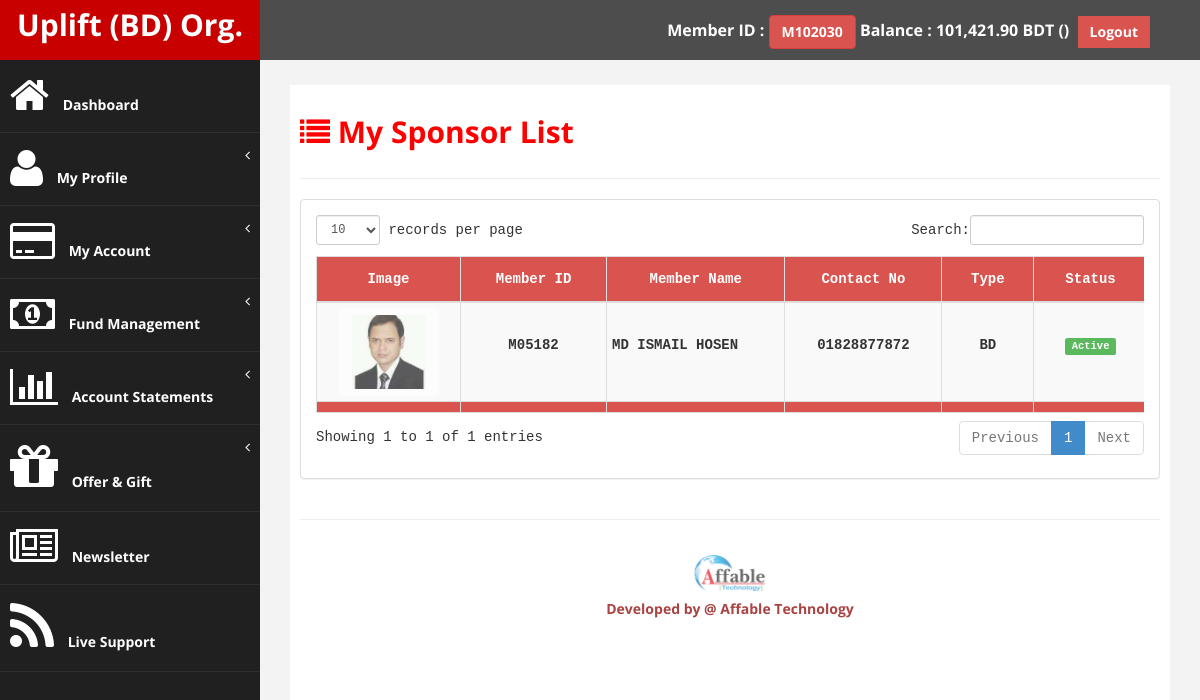
Screenshot of /up_user/sponsor.php (signed in) with the database file from the repository.
### tables this page shows
CREATE TABLE `tbl_users_info` (
  `u_id` int(11) NOT NULL,
  `u_userid` varchar(100) NOT NULL,
  `u_name` varchar(100) NOT NULL,
  `u_sponsor_id` int(11) NOT NULL,
  `u_placement_id` int(11) NOT NULL,
  `u_branch_id` int(11) NOT NULL,
  `u_nid` varchar(100) NOT NULL,
  `u_dob` date NOT NULL,
  `u_type` int(11) NOT NULL,
  `u_pv_value` decimal(10,2) NOT NULL,
  `u_balance` decimal(13,2) NOT NULL,
  `u_contact` varchar(20) NOT NULL,
  `u_password` varchar(255) NOT NULL,
  `u_tpin` int(11) NOT NULL,
  `u_reg_date` date NOT NULL,
  `u_reg_time` time NOT NULL,
  `u_picture` varchar(100) NOT NULL,
  `u_image` blob NOT NULL,
  `u_token` varchar(255) NOT NULL,
  `u_verify` int(11) NOT NULL,
  `u_status` int(11) NOT NULL,
  `u_agent` int(11) NOT NULL,
  `u_admin` int(11) NOT NULL,
  `u_employee` int(11) NOT NULL
);

CREATE TABLE `tbl_users_type` (
  `ut_id` int(11) NOT NULL,
  `ut_type` varchar(100) NOT NULL,
  `ut_status` int(11) NOT NULL
);

### up_user/includes/common.php (called while the page is built, shortened)
<?php
$WebsiteSiteName="Uplift (BD) Org.";
?>

### up_user/includes/fn_users.php (called while the page is built, shortened)
<?php
function get_users_type_info_by_id($user_type){
    $user = array();
    global $connection;
    $results = mysqli_query($connection,"SELECT * FROM tbl_users_type WHERE ut_id='".$user_type."'");
    if($results){
        $user = mysqli_fetch_array($results);
    }
    return $user;
}
function get_sponsor_list_by_user_id($user_id){
    $var = array();
    global $connection;
    $results = mysqli_query($connection,"SELECT * FROM tbl_users_info WHERE u_sponsor_id='".$user_id."' ORDER BY u_id DESC");
    if($results){
        while($row = mysqli_fetch_array($results)){
            $var[] = $row;
        }
    }
    return $var;
}
function get_user_info_by_id($user_id){
    $var = array();
    global $connection;
    $results = mysqli_query($connection,"SELECT * FROM tbl_users_info WHERE u_id ='".$user_id."'");
    if($results){
        $var = mysqli_fetch_array($results);
    }
    return $var;
}
?>

### up_user/sponsor.php (the view, shortened to what this page needs)
<?php
if(!isset($_SESSION['user'])){
header("Location: login.php");
}else{
include './includes/functions.php';
$user_id = $_SESSION['user']['u_id'];
$user_info = get_user_info_by_id($user_id);
$sponsor_list = get_sponsor_list_by_user_id($user_id);
?>
<!DOCTYPE html>
<html xmlns="http://www.w3.org/1999/xhtml">
<head>
    <link href="assets/css/bootstrap.css" rel="stylesheet" />
    <link href="assets/css/font-awesome.css" rel="stylesheet" />
    <link href="assets/css/custom.css" rel="stylesheet" />
    <link href="assets/js/dataTables/dataTables.bootstrap.css" rel="stylesheet" />
</head>
<body>
    <div id="wrapper">
        <?php include './navtop.php'; ?>
        <?php include './navside.php'; ?>
        <div id="page-wrapper">
            <div id="page-inner">
                <div class="row">
                    <div class="col-md-12">
                        <h2><b><i class="fa fa-list"></i> My Sponsor List</b></h2>
                    </div>
                </div>
                 <hr/>
            <div class="row">
                <div class="col-md-12">
                    <div class="panel panel-default btn-default" style="font-family: monospace;">
                        <div class="panel-body">
                            <div class="table-responsive">
                                <table class="table table-bordered table-condensed table-striped table-hover text-center" id="dataTables-example">
                                    <thead>
                                        <tr class="btn-danger text-center">
                                            <td><span class="btn"><b>Image</b></span></td>
                                            <td><span class="btn"><b>Member ID</b></span></td>
                                            <td><span class="btn"><b>Member Name</b></span></td>
                                            <td><span class="btn"><b>Contact No</b></span></td>
                                            <td><span class="btn"><b>Type</b></span></td>
                                            <td><span class="btn"><b>Status</b></span></td>
                                        </tr>
                                    </thead>
                                    <tbody>
                                        <?php
                                        $i=1;
                                        foreach ($sponsor_list as $sponsor){
                                            $sponsor_info = get_user_info_by_id($sponsor['u_id']);
                                            $s_user_type=get_users_type_info_by_id($sponsor_info['u_type']);
                                        ?>
                                        <tr>
                                            <td>
                                                <?php
                                                if($sponsor_info['u_picture']){
                                                ?>
                                                <img class="img img-thumbnail img-responsive btn disabled" src="assets/img/members/<?php echo $sponsor_info['u_picture']; ?>" alt="No Image" width="100" height="100" />
                                                <?php }else{ ?>
                                                <img class="img img-thumbnail img-responsive btn disabled" src="assets/img/members/member.jpg" width="100" height="100" />
                                                <?php } ?>
                                            </td>
                                            <td><br/><h5><b><?php echo $sponsor_info['u_userid']; ?></b></h5></td>
                                            <td class="text-left"><br/><h5><b><?php echo $sponsor_info['u_name']; ?></b></h5></td>
                                            <td><br/><h5><b><?php echo $sponsor_info['u_contact']; ?></b></h5></td>
                                            <td><br/><h5><b><?php echo $s_user_type['ut_type']; ?></b></h5></td>
                                            <td><br/><h5><b><?php if($sponsor_info['u_status']==1){ echo '<span class="label label-success">Active</span>';} else{ echo '<span class="label label-danger">Deactive</span>'; } ?></b></h5></td>
                                        </tr>
                                        <?php $i++; } ?>
                                    </tbody>
                                    <tfoot>
                                        <tr class="btn-danger text-center">
                                            <td></td>
                                            <td></td>
                                            <td></td>
                                            <td></td>
                                            <td></td>
                                            <td></td>
                                        </tr>
                                    </tfoot>
                                </table>
                            </div>
                        </div>
                    </div>
                </div>
            </div>
                <hr />
        <?php include './footer.php'; ?>
        </div>
    </div>
            </div>
</body>
</html>
<?php } ?>

### up_user/navtop.php (shortened to what this page needs)
<nav class="navbar navbar-default navbar-cls-top " role="navigation" style="margin-bottom: 0">
    <div class="navbar-header">
        <a class="navbar-brand" href="cpanel.php"><?php echo '<b>'.$WebsiteSiteName.'</b>'; ?></a>
    </div>
    <div style="color: white;padding: 15px 50px 5px 50px;float: right;font-size: 16px;">
        <b>Member ID : <a href="profile.php" class="btn btn-danger"><b><?php echo $user_info['u_userid']; ?></b></a>
            Balance :
            <?php
            $u_balance=$user_info['u_balance'];
            echo number_format($u_balance,2); ?> BDT (<?php echo $user_branch['br_name']; ?>)</b>&nbsp;
            <a href="logout.php" class="btn btn-danger square-btn-adjust"><b>Logout</b></a>
    </div>
</nav>

### up_user/assets/css/custom.css (style rules this page uses)
body { font-family: 'Open Sans', sans-serif; }
#wrapper { width: 100%; background:#202020; }
#page-wrapper { padding: 15px 15px; min-height: 600px; background:#F3F3F3; }
#page-inner { width:100%; margin:10px 20px 10px 0px; background-color:#fff!important; padding:10px; min-height:1200px; }
.text-center { text-align:center; }
h2 { color: #f00; }
.square-btn-adjust { border: 0px solid transparent; -webkit-border-radius: 0px; -moz-border-radius: 0px; border-radius: 0px; }
.navbar-cls-top .navbar-brand { color: #fff; background: #C90000; width: 260px; text-align: center; height: 60px; font-size: 30px; font-weight: 700; }
.navbar-cls-top { background:#4D4D4D; border-bottom:none; }
.navbar-default { border:0px solid black; }
.navbar-header { background: #A70303; }
@media (min-width:768px) { #page-wrapper { margin: 0 0 0 260px; padding: 15px 30px; min-height: 1200px; } }
@media (min-width:768px) { .navbar { border-radius: 0px; } }

### rows the page displays
tbl_users_info: u_userid "M102030", u_balance "101,421.90"
tbl_users_info: u_picture (picture), u_userid "M05182", u_name "MD ISMAIL HOSEN", u_contact "01828877872", tbl_users_type.ut_type "BD", u_status "Active"

### other values shown
$WebsiteSiteName "Uplift (BD) Org."
$developer "Affable Technology"
